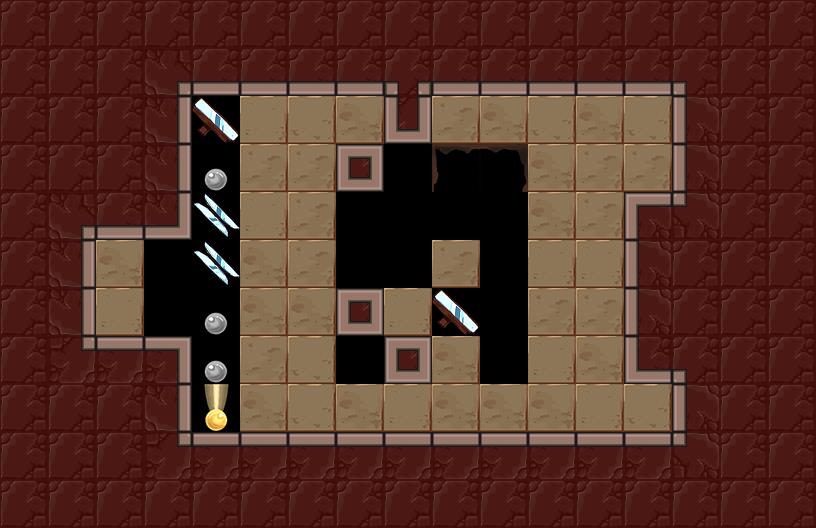

Below is a game level as drawn by its tile map, then a one-line description and the .tmx that defines it (tile-layer data replaced by summaries):
An orthogonal 17x11 tile map with 48x48 px tiles, 3 tile layers (Floor, Holes, Walls), 7 tilesets and 23 objects (6x mirror, lightSwitch, lightOrb, player_start, exit).

<map version="1.0" orientation="orthogonal" renderorder="right-down" width="17" height="11" tilewidth="48" tileheight="48" nextobjectid="202">
 <tileset firstgid="1" name="walls" tilewidth="48" tileheight="48" tilecount="42">
  <image source="../../images/kongregate_release/wall_sheet.png" width="336" height="288" />
 </tileset>
 <tileset firstgid="43" name="exit" tilewidth="48" tileheight="48" tilecount="12">
  <image source="../../images/kongregate_release/gate_sheet.png" width="192" height="144" />
 </tileset>
 <tileset firstgid="55" name="floors" tilewidth="48" tileheight="48" tilecount="4">
  <image source="../../images/kongregate_release/floor_sheet.png" width="192" height="48" />
 </tileset>
 <tileset firstgid="59" name="holes" tilewidth="48" tileheight="48" tilecount="6">
  <image source="../../images/kongregate_release/hole_sheet.png" width="288" height="48" />
 </tileset>
 <tileset firstgid="65" name="mirrors" tilewidth="48" tileheight="48" tilecount="4">
  <image source="../../images/kongregate_release/mirror_sheet.png" width="96" height="96" />
 </tileset>
 <tileset firstgid="69" name="orb_sheet" tilewidth="48" tileheight="48" tilecount="9">
  <image source="../../images/kongregate_release/orb_sheet.png" width="144" height="144" />
 </tileset>
 <tileset firstgid="78" name="glass_wall_sheet" tilewidth="48" tileheight="48" tilecount="42">
  <image source="../../images/kongregate_release/glass_wall_sheet.png" width="336" height="288" />
 </tileset>
 <layer name="Floor" width="17" height="11">
  <properties>
   <property name="tileset" value="floors" />
  </properties>
  <data>[187 cells, 43 non-empty, 4 distinct tile ids]</data>
 </layer>
 <layer name="Holes" width="17" height="11">
  <properties>
   <property name="tileset" value="holes" />
  </properties>
  <data>[187 cells, 10 non-empty, 6 distinct tile ids]</data>
 </layer>
 <layer name="Walls" width="17" height="11">
  <properties>
   <property name="tileset" value="walls" />
  </properties>
  <data>[187 cells, 121 non-empty, 16 distinct tile ids]</data>
 </layer>
 <objectgroup name="Objects" />
 <objectgroup name="glasswall">
  <object id="179" gid="78" x="336" y="240" width="48" height="48" />
  <object id="180" gid="78" x="336" y="288" width="48" height="48" />
  <object id="181" gid="78" x="384" y="240" width="48" height="48" />
  <object id="182" gid="78" x="384" y="288" width="48" height="48" />
  <object id="183" gid="78" x="336" y="384" width="48" height="48" />
  <object id="184" gid="78" x="480" y="240" width="48" height="48" />
  <object id="185" gid="78" x="480" y="288" width="48" height="48" />
  <object id="186" gid="78" x="480" y="336" width="48" height="48" />
  <object id="187" gid="78" x="480" y="384" width="48" height="48" />
  <object id="188" gid="78" x="432" y="240" width="48" height="48" />
  <object id="189" gid="78" x="384" y="192" width="48" height="48" />
  <object id="190" gid="78" x="144" y="288" width="48" height="48" />
  <object id="191" gid="78" x="144" y="336" width="48" height="48" />
 </objectgroup>
 <objectgroup name="Mirrors">
  <object id="192" type="mirror" gid="66" x="240" y="192" width="48" height="48">
   <properties>
    <property name="sides" value="1" />
   </properties>
  </object>
  <object id="193" type="mirror" gid="66" x="240" y="288" width="48" height="48">
   <properties>
    <property name="sides" value="1" />
   </properties>
  </object>
  <object id="194" type="mirror" gid="3221225538" x="432" y="288" width="48" height="48">
   <properties>
    <property name="sides" value="1" />
   </properties>
  </object>
  <object id="195" type="mirror" gid="66" x="432" y="384" width="48" height="48">
   <properties>
    <property name="sides" value="1" />
   </properties>
  </object>
  <object id="196" type="mirror" gid="1073741890" x="240" y="336" width="48" height="48">
   <properties>
    <property name="sides" value="1" />
   </properties>
  </object>
  <object id="197" type="mirror" gid="1073741890" x="240" y="240" width="48" height="48">
   <properties>
    <property name="sides" value="1" />
   </properties>
  </object>
 </objectgroup>
 <objectgroup name="Light">
  <object id="198" type="lightSwitch" gid="69" x="384" y="336" width="48" height="48" />
  <object id="199" type="lightOrb" gid="73" x="96" y="288" width="48" height="48">
   <properties>
    <property name="direction" value="16" />
   </properties>
  </object>
 </objectgroup>
 <objectgroup color="#141ba4" name="player_start">
  <object id="200" type="player_start" x="624" y="96" width="48" height="48">
   <properties>
    <property name="direction_facing" value="16" />
    <property name="initial_zoom" value="0.7" />
   </properties>
  </object>
 </objectgroup>
 <objectgroup color="#71a400" name="Exit">
  <object id="201" type="exit" gid="43" x="336" y="144" width="48" height="48" />
 </objectgroup>
</map>
